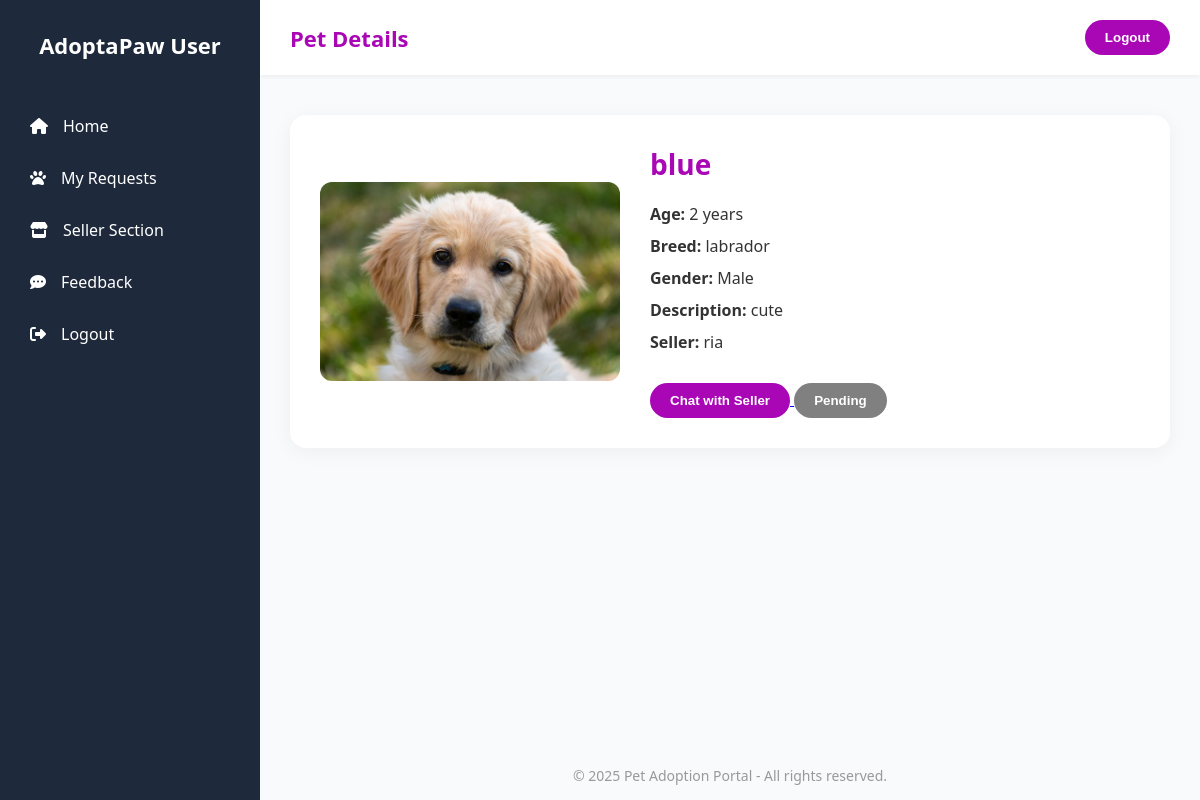
Page /pet_details/8/ (signed in) on the committed database.
### pets/models.py (models this page shows, shortened)
class Pet(models.Model):
    PET_TYPES = [
        ('Dog', 'Dog'),
        ('Cat', 'Cat'),
        ('Bird', 'Bird'),
        ('Other', 'Other'),
    ]
    name = models.CharField(max_length=100)
    pet_type = models.CharField(max_length=100)
    breed = models.CharField(max_length=100, default='Unknown')
    age = models.IntegerField()
    gender = models.CharField(max_length=10, choices=[
        ('Male', 'Male'),
        ('Female', 'Female'),
        ('Unknown', 'Unknown')
    ], default='Unknown')
    description = models.TextField(default='No description available.')
    owner = models.ForeignKey(User, on_delete=models.CASCADE, related_name='pets_owner', null=True)
    seller = models.ForeignKey(User, on_delete=models.CASCADE, related_name='pets_selling', null=True)
    buyer = models.ForeignKey(User, on_delete=models.CASCADE, related_name='pets_buying', null=True)
    image = models.ImageField(upload_to='pet_images/', blank=True, null=True)
    is_approved = models.BooleanField(default=False)
    is_adopted = models.BooleanField(default=False)

### pets/views.py (the view)
# urls.py: path('pet_details/<int:pet_id>/', views.pet_detail, name='pet_detail'),
def pet_detail(request, pet_id):
    pet = get_object_or_404(Pet, id=pet_id)
    doctor_request = DoctorClearanceRequest.objects.filter(pet=pet, requested_by=request.user).first()
    return render(request, 'pet_details.html', {
        'pet': pet,
        'doctor_request': doctor_request,  # Pass the doctor request to the template
    })

### pets/templates/pet_details.html (shortened to what this page needs)
{% load static %}
<!DOCTYPE html>
<html lang="en">
<head>
    <link rel="stylesheet" href="https://cdnjs.cloudflare.com/ajax/libs/font-awesome/6.5.1/css/all.min.css">
</head>
<body>
    <div class="sidebar">
        <div class="logo">AdoptaPaw User</div>
        <a href="{% url 'user_home' %}" class="active"><i class="fas fa-home"></i> Home</a>
        <a href="{% url 'my_requests' %}"><i class="fas fa-paw"></i> My Requests</a>
        <a href="{% url 'seller_home' %}"><i class="fas fa-store"></i> Seller Section</a>
        <a href="{% url 'feedback'  %}"><i class="fas fa-comment-dots"></i> Feedback</a>
        <a href="#" onclick="logout()"><i class="fas fa-sign-out-alt"></i> Logout</a>
    </div>
    <div class="main">
        <div class="topbar">
            <h1>Pet Details</h1>
            <button class="logout-btn" onclick="window.location.href='{#}'">Logout</button>
        </div>
        <div class="content">
            <div class="pet-details-card">
                {% if pet.image %}
                <img src="{{ pet.image.url }}" alt="{{ pet.name }}">
                {% else %}
                <img src="{% static 'images/default_pet.jpg' %}" alt="No Image">
                {% endif %}
                <div class="pet-info">
                    <h2>{{ pet.name }}</h2>
                    <p><strong>Age:</strong> {{ pet.age }} years</p>
                    <p><strong>Breed:</strong> {{ pet.breed }}</p>
                    <p><strong>Gender:</strong> {{ pet.gender }}</p>
                    <p><strong>Description:</strong> {{ pet.description }}</p>
                    <p><strong>Seller:</strong> {{ pet.owner.username }}</p>
                    {% if pet.is_adopted %}
                    <button class="adopted-btn" disabled>Adopted</button>
                    {% elif request.user != pet.owner %}
                    <a href="{% url 'create_or_redirect_chat' pet.id %}">
                        <button class="chat-btn">Chat with Seller</button>
                    </a>
                    {% if doctor_request %}
                    {% if doctor_request.status == "Pending" %}
                    <button class="chat-btn request-btn pending" disabled>Pending</button>
                    {% else %}
                    <a href="{% url 'request_doctor_clearance' pet.id %}">
                        <button class="chat-btn request-btn">Request Doctor Clearance</button>
                    </a>
                    {% endif %}
                    {% else %}
                    <a href="{% url 'request_doctor_clearance' pet.id %}">
                        <button class="chat-btn request-btn">Request Doctor Clearance</button>
                    </a>
                    {% endif %}
                    {% endif %}
                </div>
            </div>
        </div>
        <footer>
            &copy; 2025 Pet Adoption Portal - All rights reserved.
        </footer>
    </div>
</body>
</html>

### pets/templates/pet_details.html (style rules this page uses)
* { margin: 0; padding: 0; box-sizing: border-box; }
body { font-family: 'Segoe UI', sans-serif; background-color: #f9fafb; display: flex; height: 100vh; }
.sidebar { width: 260px; background-color: #1e293b; color: white; display: flex; flex-direction: column; padding-top: 30px; position: fixed; height: 100%; }
.sidebar .logo { font-size: 22px; font-weight: bold; text-align: center; margin-bottom: 40px; }
.sidebar a { color: white; padding: 15px 30px; text-decoration: none; display: flex; align-items: center; transition: background 0.3s ease; }
.sidebar a i { margin-right: 15px; }
.main { margin-left: 260px; width: calc(100% - 260px); display: flex; flex-direction: column; height: 100vh; }
.topbar { background-color: #fff; padding: 20px 30px; box-shadow: 0 2px 4px rgba(0, 0, 0, 0.05); display: flex; justify-content: space-between; align-items: center; }
.topbar h1 { font-size: 22px; color: #a906b5; }
.logout-btn { background-color: #a906b5; color: white; padding: 10px 20px; border-radius: 25px; border: none; cursor: pointer; font-weight: bold; transition: background-color 0.3s ease, transform 0.2s ease; }
.content { padding: 40px 30px; flex: 1; overflow-y: auto; }
.pet-details-card { background-color: white; padding: 30px; border-radius: 16px; box-shadow: 0 4px 20px rgba(0, 0, 0, 0.05); display: flex; gap: 30px; align-items: center; animation: fadeSlide 0.8s ease forwards; }
.pet-details-card img { max-width: 300px; height: auto; border-radius: 12px; object-fit: cover; }
.pet-info { flex: 1; }
.pet-info h2 { font-size: 28px; color: #a906b5; margin-bottom: 20px; }
.pet-info p { font-size: 16px; margin-bottom: 10px; color: #333; }
.chat-btn, .adopted-btn { margin-top: 20px; background: #a906b5; color: white; border: none; padding: 10px 20px; border-radius: 25px; cursor: pointer; font-weight: bold; transition: background-color 0.3s ease; }
.request-btn { background-color: #3498db; margin-top: 10px; transition: background-color 0.3s ease, transform 0.2s ease; }
.request-btn.pending { background-color: gray; cursor: not-allowed; }
footer { text-align: center; padding: 15px; color: #999; font-size: 14px; }

### rows in the picture
Pet: image (picture), name "blue", age "2", breed "labrador", gender "Male", description "cute", owner.username "ria"
